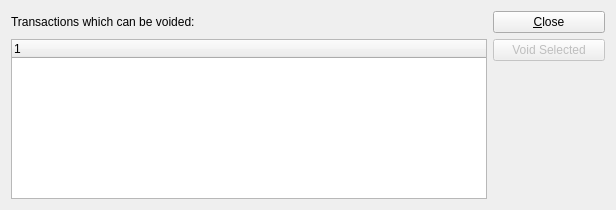
<?xml version="1.0" encoding="UTF-8"?>
<ui version="4.0">
 <comment> This file is part of the xTuple ERP: PostBooks Edition, a free and
open source Enterprise Resource Planning software suite,
Copyright (c) 1999-2012 by OpenMFG LLC, d/b/a xTuple.
It is licensed to you under the Common Public Attribution License
version 1.0, the full text of which (including xTuple-specific Exhibits)
is available at www.xtuple.com/CPAL.  By using this software, you agree
to be bound by its terms.</comment>
 <class>ccvoid</class>
 <widget class="QWidget" name="ccvoid">
  <property name="geometry">
   <rect>
    <x>0</x>
    <y>0</y>
    <width>616</width>
    <height>210</height>
   </rect>
  </property>
  <property name="windowTitle">
   <string>New Form</string>
  </property>
  <layout class="QGridLayout" name="gridLayout">
   <item row="0" column="0">
    <widget class="QLabel" name="_transactionsLit">
     <property name="text">
      <string>Transactions which can be voided:</string>
     </property>
     <property name="buddy">
      <cstring>_transactions</cstring>
     </property>
    </widget>
   </item>
   <item row="1" column="0" rowspan="4">
    <widget class="XTreeWidget" name="_transactions"/>
   </item>
   <item row="2" column="1" rowspan="3">
    <spacer name="verticalSpacer">
     <property name="orientation">
      <enum>Qt::Vertical</enum>
     </property>
     <property name="sizeType">
      <enum>QSizePolicy::Preferred</enum>
     </property>
     <property name="sizeHint" stdset="0">
      <size>
       <width>112</width>
       <height>115</height>
      </size>
     </property>
    </spacer>
   </item>
   <item row="0" column="1">
    <widget class="QPushButton" name="_close">
     <property name="text">
      <string>&amp;Close</string>
     </property>
    </widget>
   </item>
   <item row="1" column="1">
    <widget class="QPushButton" name="_void">
     <property name="enabled">
      <bool>false</bool>
     </property>
     <property name="text">
      <string>Void Selected</string>
     </property>
    </widget>
   </item>
  </layout>
 </widget>
 <customwidgets>
  <customwidget>
   <class>XTreeWidget</class>
   <extends>QTreeWidget</extends>
   <header>xtreewidget.h</header>
  </customwidget>
 </customwidgets>
 <tabstops>
  <tabstop>_transactions</tabstop>
 </tabstops>
 <resources/>
 <connections>
  <connection>
   <sender>_close</sender>
   <signal>clicked()</signal>
   <receiver>ccvoid</receiver>
   <slot>close()</slot>
   <hints>
    <hint type="sourcelabel">
     <x>335</x>
     <y>31</y>
    </hint>
    <hint type="destinationlabel">
     <x>246</x>
     <y>7</y>
    </hint>
   </hints>
  </connection>
  <connection>
   <sender>_transactions</sender>
   <signal>valid(bool)</signal>
   <receiver>_void</receiver>
   <slot>setEnabled(bool)</slot>
   <hints>
    <hint type="sourcelabel">
     <x>232</x>
     <y>117</y>
    </hint>
    <hint type="destinationlabel">
     <x>534</x>
     <y>59</y>
    </hint>
   </hints>
  </connection>
 </connections>
</ui>
